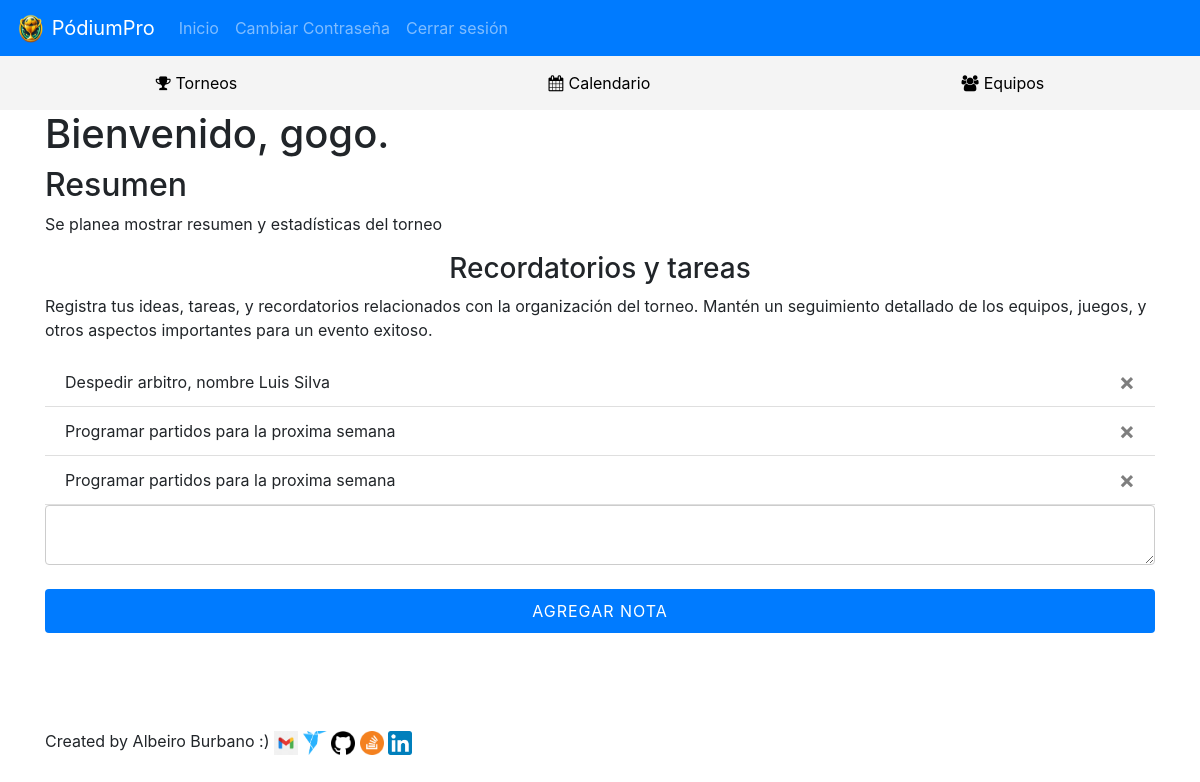
Screenshot of / (signed in) with the database file from the repository.
### website/models.py (models this page shows)
class User(db.Model, UserMixin):
    id = db.Column(db.Integer, primary_key=True)
    email = db.Column(db.String(150), unique=True)
    password = db.Column(db.String(150))
    first_name = db.Column(db.String(150))
    notes = db.relationship('Note')
    torneos = db.relationship('Torneo', back_populates='creador')
    equipos = db.relationship('Team', back_populates='creador')

class Note(db.Model):
    id = db.Column(db.Integer, primary_key=True)
    data = db.Column(db.String(10000))
    date = db.Column(db.DateTime(timezone=True), default=func.now())
    user_id = db.Column(db.Integer, db.ForeignKey('user.id'))

### website/views.py (the view, shortened to what this page needs)
@views.route('/', methods=['GET', 'POST'])
@login_required
def home():
    return render_template("home.html", user=current_user)

### website/__init__.py (called while the page is built)
def create_app():
    app = Flask(__name__)
    app.config['SECRET_KEY'] = 'hjshjhdjah kjshkjdhjs'
    app.config['SQLALCHEMY_DATABASE_URI'] = f'sqlite:///{DB_NAME}'
    db.init_app(app)
    from .views import views
    from .auth import auth
    app.register_blueprint(views, url_prefix='/')
    app.register_blueprint(auth, url_prefix='/')
    from .models import User, Note
    with app.app_context():
        db.create_all()
    login_manager = LoginManager()
    login_manager.login_view = 'views.guest'
    login_manager.init_app(app)
    @login_manager.user_loader
    def load_user(id):
        return User.query.get(int(id))
    return app

### website/templates/home.html (shortened to what this page needs)
{% extends "base.html" %}
{% block content %}
{% if current_user.is_authenticated %}
    <div class="welcome-message">
        <h1>Bienvenido, {{ current_user.first_name }}.</h1>
    </div>
{% endif %}
<div id="Resumen">
    <h2>Resumen</h2>
    <p>Se planea mostrar resumen y estadísticas del torneo</p>
</div>
<h3 align="center">Recordatorios y tareas</h3>
<p>Registra tus ideas, tareas, y recordatorios relacionados con la organización
  del torneo. Mantén un seguimiento detallado de los equipos, juegos, y otros
  aspectos importantes para un evento exitoso.</p>
<ul class="list-group list-group-flush" id="notes">
  {% for note in user.notes %}
  <li class="list-group-item">
    {{ note.data }}
    <button type="button" class="close" onClick="deleteNote({{ note.id }})">
      <span aria-hidden="true">&times;</span>
    </button>
  </li>
  {% endfor %}
  <form method="POST">
    <textarea name="note" id="note" class="form-control"></textarea>
    <br />
    <div align="center">
      <button type="submit" class="btn btn-primary">Agregar nota</button>
    </div>
  </form>
</ul>
<br>
<br>
<br>
<br>
<div id="mi-firma">
  <span>Created by Albeiro Burbano :)  </span>
  <a href="mailto:aburbanot@unal.edu.co">
        <img src="../static/email-icon.png" alt="Enviar correo" style="width: 24px; height: 24px; vertical-align: middle;">
    </a>
  <a href="https://www.freelancer.com/u/Albeiro73?sb=t">
      <img src="../static/free-icon .png" alt="Ver perfil en freelancer" style="width: 24px; height: 24px; vertical-align: middle;">
  </a>
  <a href="https://github.com/AlbeiroBurbanoTobar/ppi_pl_BurbanoA">
    <img src="../static/git-icon.png" alt="Ver repositorio" style="width: 24px; height: 24px; vertical-align: middle;">
  </a>
  <a href="https://stackoverflow.com/users/24090991/albeiro-burbano">
    <img src="../static/stack-icon.png" alt="Mira el perfil de stackoverflow" style="width: 24px; height: 24px; vertical-align: middle;">
  </a>
  <a href="http://www.linkedin.com/in/albeiro-jose-burbano-tobar-759ba4297">
    <img src="../static/link-icon.png" alt="Mira el perfil de linkedin" style="width: 24px; height: 24px; vertical-align: middle;">
  </a>
</div>
{% endblock %}

### website/static/css/style.css (style rules this page uses)
select, button { padding: 10px; border-radius: 5px; border: 1px solid #007bff; background-color: #f8f8f8; cursor: pointer; transition: background-color 0.3s ease; }

### website/static/css/equipos.css (style rules this page uses)
.form-control { width: 100%; padding: 8px 10px; border: 1px solid #ccc; border-radius: 4px; box-sizing: border-box; font-size: 14px; }
.btn-primary { width: 100%; padding: 10px; border: none; background-color: #007bff; color: white; border-radius: 4px; cursor: pointer; font-size: 16px; text-transform: uppercase; letter-spacing: 1px; }

### rows the page displays
User: first_name "gogo"
Note: data "Despedir arbitro, nombre Luis Silva"
Note: data "Programar partidos para la proxima semana"
Note: data "Programar partidos para la proxima semana"
